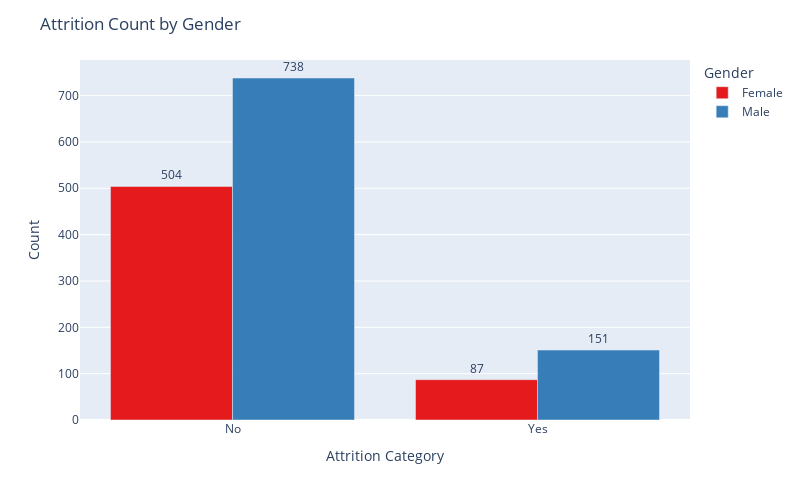

Notebook code for this chart:
### Markdown cell above
### Count of Attrition by Gender

### Code cell
import plotly.express as px

# Create grouped count data
grouped_counts = df.groupby(['Attrition_Category', 'Gender']).size().reset_index(name='Count')

# Plotly bar chart
fig = px.bar(grouped_counts,
             x='Attrition_Category',
             y='Count',
             color='Gender',
             barmode='group',
             text='Count',  # Show counts on top of bars
             color_discrete_sequence=px.colors.qualitative.Set1)

# Customize layout
fig.update_traces(textposition='outside')
fig.update_layout(title='Attrition Count by Gender',
                  xaxis_title='Attrition Category',
                  yaxis_title='Count',
                  width=800,
                  height=500)

fig.show()

### Figure 1 — Plotly figure (JSON) as saved in the notebook; plotly's stock layout.template omitted (floating-point values rounded to 4 significant figures)
{"data": [{"alignmentgroup": "True", "hovertemplate": "Gender=Female<br>Attrition_Category=%{x}<br>Count=%{text}<extra></extra>", "legendgroup": "Female", "marker": {"color": "rgb(228,26,28)", "pattern": {"shape": ""}}, "name": "Female", "offsetgroup": "Female", "orientation": "v", "showlegend": true, "text": [504.0, 87.0], "textposition": "outside", "type": "bar", "x": ["No", "Yes"], "xaxis": "x", "y": [504, 87], "yaxis": "y"}, {"alignmentgroup": "True", "hovertemplate": "Gender=Male<br>Attrition_Category=%{x}<br>Count=%{text}<extra></extra>", "legendgroup": "Male", "marker": {"color": "rgb(55,126,184)", "pattern": {"shape": ""}}, "name": "Male", "offsetgroup": "Male", "orientation": "v", "showlegend": true, "text": [738.0, 151.0], "textposition": "outside", "type": "bar", "x": ["No", "Yes"], "xaxis": "x", "y": [738, 151], "yaxis": "y"}], "layout": {"barmode": "group", "height": 500, "legend": {"title": {"text": "Gender"}, "tracegroupgap": 0}, "margin": {"t": 60}, "title": {"text": "Attrition Count by Gender"}, "width": 800, "xaxis": {"anchor": "y", "domain": [0, 1], "title": {"text": "Attrition Category"}}, "yaxis": {"anchor": "x", "domain": [0, 1], "title": {"text": "Count"}}}}
